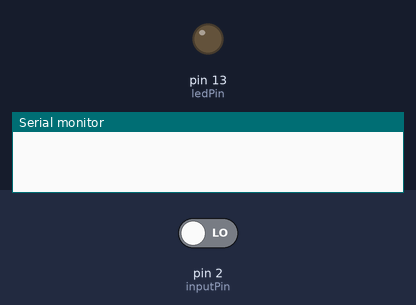
The sketch below on a simulated Arduino Uno, built with avr-gcc and run on an emulated ATmega328P. Shown: output pins drawn as LEDs (lit = HIGH), the last lines printed to the serial monitor. The test bench sets the inputs (shaded band); at power-on: pin 2 (inputPin) LOW. Random numbers use the default seed unless the sketch sets one.

Above: at 6.8 s.
6.9 s: pin 2 (inputPin) driven HIGH
At 9.3 s:
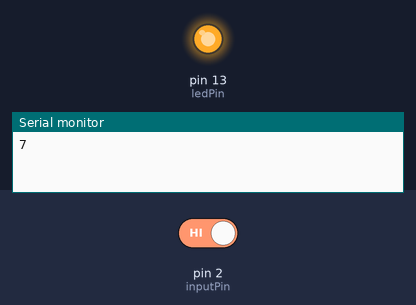
10.8 s: pin 2 (inputPin) driven LOW
At 12.8 s:
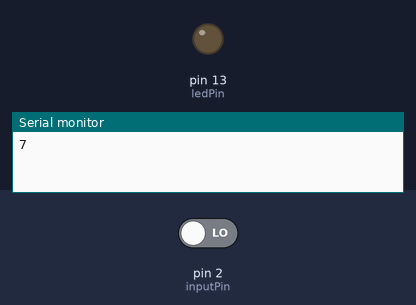
Timing chart, 0 to 14.3 s (numbered marks = the images above; inputs shaded):
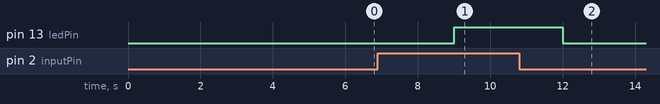

Measured:
- after the input at 6.9 s, pin 13 (ledPin): LOW → HIGH after 2.1 s
- after the input at 10.8 s, pin 13 (ledPin): HIGH → LOW after 1.2 s

The sketch:

light.ino
```cpp
int ledPin = 13;                // choose the pin for the LED
int inputPin = 2;               // choose the input pin (for PIR sensor)
int pirState = LOW;             // we start, assuming no motion detected
int val = 0;

void setup() {
 pinMode(ledPin, OUTPUT);      // declare LED as output
pinMode(inputPin, INPUT);     // declare sensor as input

  Serial.begin(9600);
}

void loop() {
  val = digitalRead(inputPin);  // read input value
  if (val == HIGH)
  {            // check if the input is HIGH
    digitalWrite(ledPin, HIGH);  // turn LED ON
    if (pirState == LOW)
    {
      pirState = HIGH;
      int light = random(100); // read the raw value from light_sensor pin (A3)
      digitalWrite(ledPin,HIGH);
      Serial.println(light);
    }
  }

  else
  {
    digitalWrite(ledPin, LOW); // turn LED OFF
    if (pirState == HIGH){
      pirState = LOW;
    }
  }


  delay(3000); // add a delay to only read and print every 1 second
}
```
